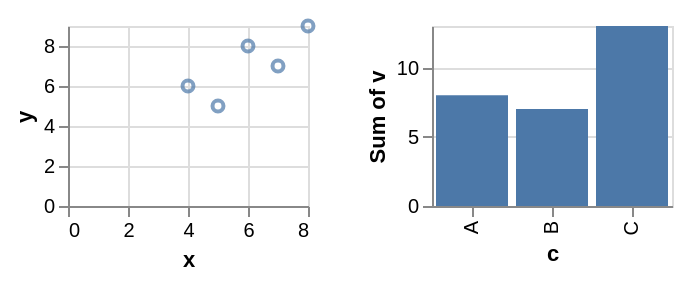

Write a Vega-Lite specification for this figure.
### Vega-Lite specification from a JSON file in a GitHub repository (floating-point values rounded to 4 significant figures)
{"$schema": "https://vega.github.io/schema/vega-lite/v6.json", "padding": 5, "autosize": "pad", "data": {"name": "table", "values": [{"c": "A", "g": "p", "x": 1, "y": 2, "v": 5, "t": "2024-01-15", "o": {"v": 3}, "IMDB Rating": 6.1, "d": "x1"}, {"c": "B", "g": "q", "x": 2, "y": 4, "v": 9, "t": "2024-02-20", "o": {"v": 7}, "IMDB Rating": 7.4, "d": "x2"}, {"c": "A", "g": "q", "x": 3, "y": 3, "v": 2, "t": "2024-03-05", "o": {"v": 1}, "IMDB Rating": 5.2, "d": "x1"}, {"c": "C", "g": "p", "x": 4, "y": 6, "v": 7, "t": "2024-05-30", "o": {"v": 4}, "IMDB Rating": 8.8, "d": "x3"}, {"c": "B", "g": "p", "x": 5, "y": 5, "v": 4, "t": "2024-07-11", "o": {"v": 9}, "IMDB Rating": 6.9, "d": "x2"}, {"c": "C", "g": "q", "x": 6, "y": 8, "v": 6, "t": "2024-09-02", "o": {"v": 2}, "IMDB Rating": 7.7, "d": "x3"}, {"c": "A", "g": "p", "x": 7, "y": 7, "v": 8, "t": "2024-11-25", "o": {"v": 5}, "IMDB Rating": 4.4, "d": "x1"}, {"c": "B", "g": "q", "x": 8, "y": 9, "v": 3, "t": "2024-12-31", "o": {"v": 8}, "IMDB Rating": 9.1, "d": "x2"}]}, "transform": [{"filter": "datum.x > 3"}], "hconcat": [{"mark": "point", "width": 120, "height": 90, "encoding": {"x": {"field": "x", "type": "quantitative"}, "y": {"field": "y", "type": "quantitative"}}}, {"mark": "bar", "width": 120, "height": 90, "encoding": {"x": {"field": "c", "type": "nominal"}, "y": {"field": "v", "type": "quantitative", "aggregate": "sum"}}}]}
